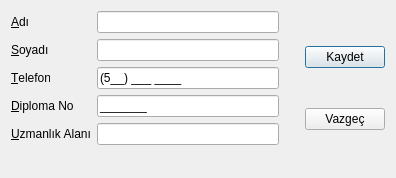
<?xml version="1.0" encoding="UTF-8"?>
<ui version="4.0">
 <class>doktorekle</class>
 <widget class="QDialog" name="doktorekle">
  <property name="geometry">
   <rect>
    <x>0</x>
    <y>0</y>
    <width>396</width>
    <height>178</height>
   </rect>
  </property>
  <property name="minimumSize">
   <size>
    <width>396</width>
    <height>178</height>
   </size>
  </property>
  <property name="maximumSize">
   <size>
    <width>519</width>
    <height>178</height>
   </size>
  </property>
  <property name="windowTitle">
   <string>Yeni Doktor Ekle</string>
  </property>
  <layout class="QHBoxLayout" name="horizontalLayout">
   <item>
    <layout class="QFormLayout" name="formLayout">
     <item row="0" column="0">
      <widget class="QLabel" name="lblAdi">
       <property name="text">
        <string>&amp;Adı</string>
       </property>
       <property name="buddy">
        <cstring>leAdi</cstring>
       </property>
      </widget>
     </item>
     <item row="0" column="1">
      <widget class="QLineEdit" name="leAdi"/>
     </item>
     <item row="1" column="0">
      <widget class="QLabel" name="lblSoyadi">
       <property name="text">
        <string>&amp;Soyadı</string>
       </property>
       <property name="buddy">
        <cstring>leSoyadi</cstring>
       </property>
      </widget>
     </item>
     <item row="1" column="1">
      <widget class="QLineEdit" name="leSoyadi"/>
     </item>
     <item row="2" column="0">
      <widget class="QLabel" name="lblTel">
       <property name="text">
        <string>&amp;Telefon</string>
       </property>
       <property name="buddy">
        <cstring>leTel</cstring>
       </property>
      </widget>
     </item>
     <item row="2" column="1">
      <widget class="QLineEdit" name="leTel">
       <property name="inputMask">
        <string>(5##) ### ####;_</string>
       </property>
       <property name="text">
        <string>(5)  </string>
       </property>
      </widget>
     </item>
     <item row="3" column="0">
      <widget class="QLabel" name="lblDipno">
       <property name="text">
        <string>&amp;Diploma No</string>
       </property>
       <property name="buddy">
        <cstring>leDipno</cstring>
       </property>
      </widget>
     </item>
     <item row="3" column="1">
      <widget class="QLineEdit" name="leDipno">
       <property name="inputMask">
        <string>#######;_</string>
       </property>
       <property name="maxLength">
        <number>7</number>
       </property>
      </widget>
     </item>
     <item row="4" column="0">
      <widget class="QLabel" name="lblUzmalani">
       <property name="text">
        <string>&amp;Uzmanlık Alanı</string>
       </property>
       <property name="buddy">
        <cstring>leUzmalani</cstring>
       </property>
      </widget>
     </item>
     <item row="4" column="1">
      <widget class="QLineEdit" name="leUzmalani"/>
     </item>
    </layout>
   </item>
   <item>
    <spacer name="verticalSpacer">
     <property name="orientation">
      <enum>Qt::Orientation::Vertical</enum>
     </property>
     <property name="sizeHint" stdset="0">
      <size>
       <width>20</width>
       <height>40</height>
      </size>
     </property>
    </spacer>
   </item>
   <item>
    <layout class="QVBoxLayout" name="verticalLayout">
     <property name="spacing">
      <number>5</number>
     </property>
     <item>
      <widget class="QPushButton" name="ButtonKaydet">
       <property name="text">
        <string>Kaydet</string>
       </property>
      </widget>
     </item>
     <item>
      <widget class="QPushButton" name="ButtonVazgec">
       <property name="text">
        <string>Vazgeç</string>
       </property>
      </widget>
     </item>
    </layout>
   </item>
  </layout>
 </widget>
 <resources/>
 <connections>
  <connection>
   <sender>ButtonKaydet</sender>
   <signal>clicked()</signal>
   <receiver>doktorekle</receiver>
   <slot>accept()</slot>
   <hints>
    <hint type="sourcelabel">
     <x>352</x>
     <y>61</y>
    </hint>
    <hint type="destinationlabel">
     <x>358</x>
     <y>14</y>
    </hint>
   </hints>
  </connection>
  <connection>
   <sender>ButtonVazgec</sender>
   <signal>clicked()</signal>
   <receiver>doktorekle</receiver>
   <slot>reject()</slot>
   <hints>
    <hint type="sourcelabel">
     <x>333</x>
     <y>124</y>
    </hint>
    <hint type="destinationlabel">
     <x>321</x>
     <y>84</y>
    </hint>
   </hints>
  </connection>
 </connections>
</ui>
